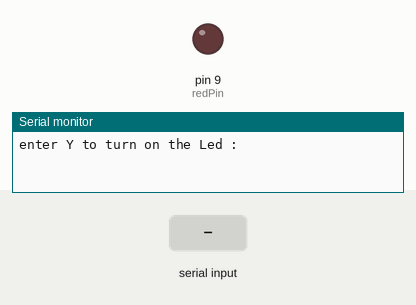
A sketch run on a simulated Arduino Uno, built with avr-gcc and run on an emulated ATmega328P. On the bench: output pins drawn as LEDs (lit = HIGH), the last lines printed to the serial monitor. Inputs (shaded band) come from the test bench.

Above: at 1.2 s.
1.3 s: "y" received over Serial
At 2.9 s:
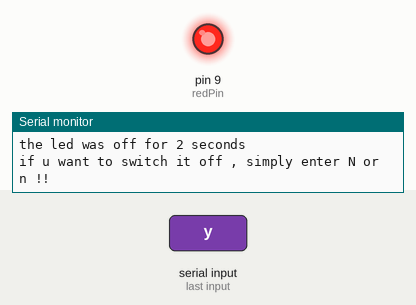
3.5 s: "n" received over Serial
At 5.2 s:
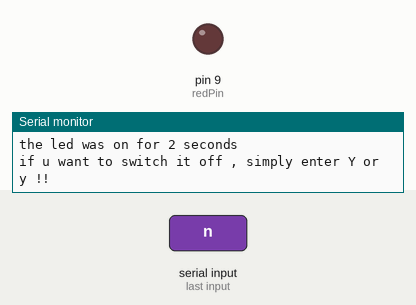
5.5 s: "Y" received over Serial
At 7.3 s:
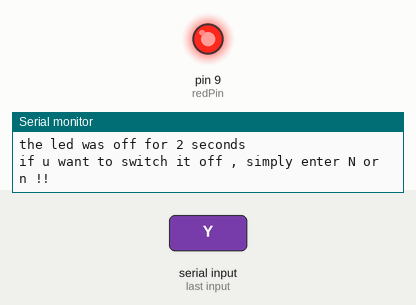
7.6 s: "N" received over Serial
At 8.6 s:
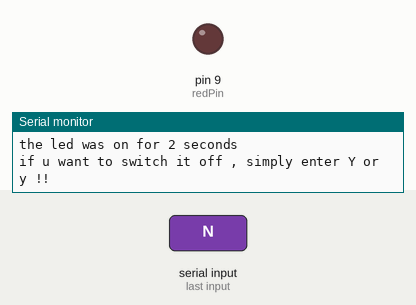
Timing chart, 0 to 10.6 s (numbered marks = the images above; inputs shaded):
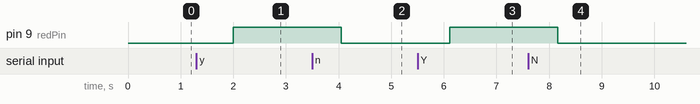

The sketch:

Serial.ino
```cpp
int redPin = 9;
int count = 0;


void setup() {
  pinMode(redPin , OUTPUT);
  Serial.begin(9600);
  while (! Serial);
  Serial.println("enter Y to turn on the Led : ");

}

void loop() {
  if(Serial.available()){

    char ch = Serial.read();

    if(ch == 'y' || ch == 'Y'){
      digitalWrite(redPin , HIGH);
      Serial.println("you have turned on the led !! ");
      Serial.print("the led was off for ");
      Serial.print(count);
      Serial.println (" seconds ");
      Serial.println("if u want to switch it off , simply enter N or n !!");
      count = 0;
    }
    if (ch == 'n' || ch == 'N'){
      digitalWrite(redPin , LOW);
      Serial.println("you have turned off the led !! ");
      Serial.print("the led was on for ");
      Serial.print(count);
      Serial.println (" seconds ");
      Serial.println("if u want to switch it off , simply enter Y or y !!");
      count = 0;
    }
  }
  delay(1000);
  count += 1;
}
```

Measured:
- after the input at 1.3 s, pin 9 (redPin): LOW → HIGH after 0.70 s
- after the input at 3.5 s, pin 9 (redPin): HIGH → LOW after 0.55 s
- after the input at 5.5 s, pin 9 (redPin): LOW → HIGH after 0.61 s
- after the input at 7.6 s, pin 9 (redPin): HIGH → LOW after 0.56 s
